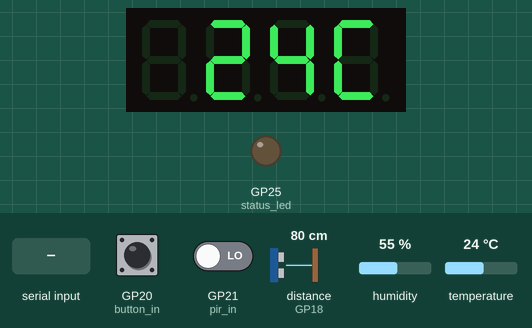
This program was run on a simulated Raspberry Pi Pico running MicroPython. Shown: 4-digit seven-segment display, output pins drawn as LEDs (lit = HIGH). The test bench sets the inputs (shaded band); at power-on: temperature 24 °C, GP20 (button_in) HIGH, GP21 (pir_in) LOW, distance to the obstacle (sensor on GP18) 80 cm, humidity 55 %. The echo pulse lasts 58.3 µs per cm; library files of the repository ran but are not shown: i2c_lcd.py; pins used as bus, display or sensor lines are not drawn; what the program prints to the serial console is not drawn.

Above: at 1.2 s.
1.3 s: "UNIT_F" typed at the serial console, then Enter
At 3.1 s:
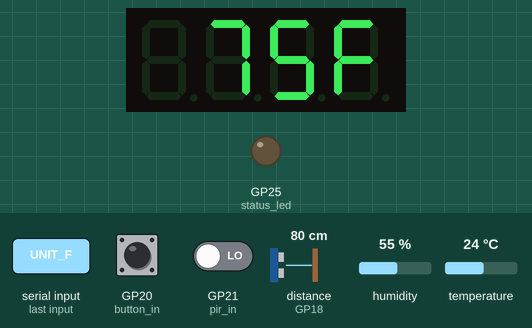
3.5 s: temperature set to 33 °C
At 5.5 s:
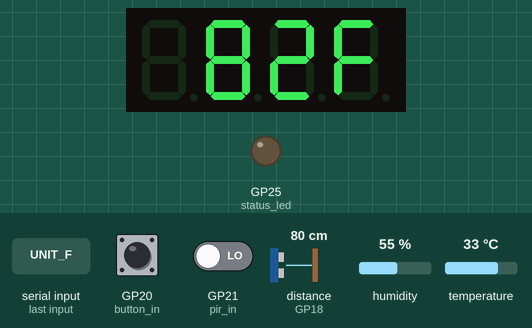
6.5 s: "UNIT_C" typed at the serial console, then Enter
At 9.0 s:
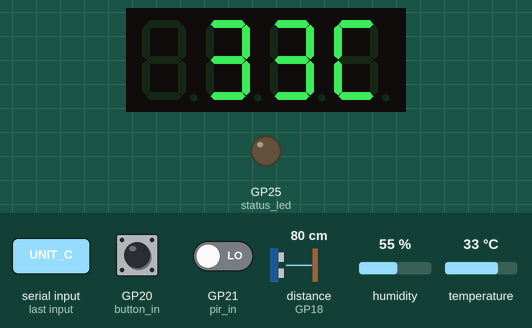
9.6 s: temperature set to 6 °C
At 10.9 s:
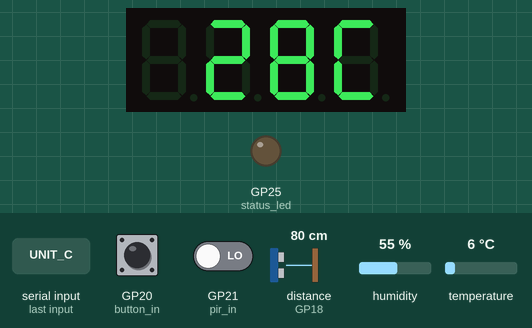
12.6 s: temperature set to 3 °C
At 16.0 s:
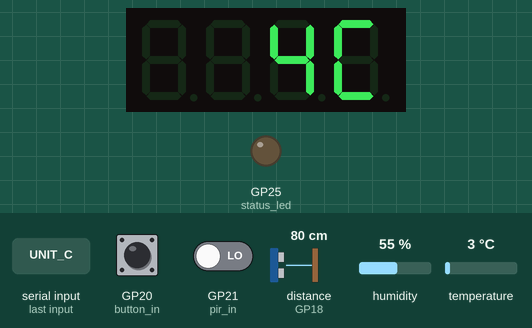
Timing chart, 0 to 17.5 s (numbered marks = the images above; inputs shaded):
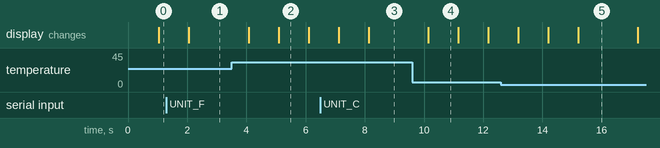

Measured:
- after the input at 1.3 s, the display: changes after 0.76 s (image 1)
- after the input at 3.5 s, the display: first changes after 0.58 s (image 2 shows a later state)
- after the input at 6.5 s, the display: first changes after 0.61 s (image 3 shows a later state)
- after the input at 9.6 s, the display: changes after 0.55 s (image 4)
- what the display in image 2 shows lasts 1.0 s, from 5.1 s to 6.1 s

The program:

main.py
```python
from machine import I2C, Pin, PWM, time_pulse_us
import dht
import sys
import time

try:
    import ujson as json
except ImportError:
    import json

try:
    import uselect as select
except ImportError:
    try:
        import select  # type: ignore
    except ImportError:
        select = None

"""
Pico security firmware for the final hardware build in the photo.

Primary hardware:
- PIR motion sensor for human presence
- HC-SR04 ultrasonic sensor for proximity / motion confirmation
- DHT11 temperature / humidity sensor
- I2C 16x2 LCD for distance and alarm state
- buzzer and status LED for the alarm
- arm/disarm button

Optional hardware:
- TM1637 4-digit display for temperature
- tilt switch for Celsius/Fahrenheit selection

If your wiring differs, change the pin constants at the top.
"""


# -----------------------------
# Pin mapping
# -----------------------------
BUZZER_PIN = 17
ULTRASONIC_TRIG_PIN = 16
ULTRASONIC_ECHO_PIN = 18

PIR_PIN = 21
HUMAN_TRIGGER_PIN = PIR_PIN  # Alias kept for compatibility with earlier code

DHT11_PIN = 28

TM1637_DIO_PIN = 14
TM1637_CLK_PIN = 15

STATUS_LED_PIN = 25
ARM_BUTTON_PIN = 20

I2C_SDA_PIN = 0
I2C_SCL_PIN = 1
LCD_ROWS = 2
LCD_COLS = 16
LCD_ADDR_CANDIDATES = (0x27, 0x3F)

# Optional tilt switch input. Leave as None unless you wire one.
TEMP_UNIT_SWITCH_PIN = None
TEMP_UNIT_SWITCH_ACTIVE_HIGH = True


# -----------------------------
# Tuning
# -----------------------------
ALARM_DURATION_MS = 30_000
FLASH_INTERVAL_MS = 140
DISPLAY_UPDATE_MS = 250
TEMP_UPDATE_MS = 1_000
DEBOUNCE_MS = 50

BOOT_GRACE_MS = 8_000

PIR_ACTIVE_HIGH = True
BUTTON_ACTIVE_LOW = True

DISTANCE_NEAR_CM = 80.0
DISTANCE_DELTA_CM = 15.0
PIR_HOLD_MS = 1_250
SONAR_STABLE_READS = 2

BEEP_FREQ = 2_100
BEEP_DUTY = 32_768


# -----------------------------
# Optional libraries
# -----------------------------
try:
    import tm1637  # type: ignore
except ImportError:
    tm1637 = None

try:
    from i2c_lcd import I2cLcd  # type: ignore
except ImportError:
    I2cLcd = None


# -----------------------------
# Helpers
# -----------------------------
def emit(message):
    try:
        print(message)
        sys.stdout.flush()
    except Exception:
        pass


# -----------------------------
# Hardware setup
# -----------------------------
pir_in = Pin(PIR_PIN, Pin.IN, Pin.PULL_DOWN)
button_in = Pin(ARM_BUTTON_PIN, Pin.IN, Pin.PULL_UP)
temp_unit_switch = None
if TEMP_UNIT_SWITCH_PIN is not None:
    temp_unit_switch = Pin(TEMP_UNIT_SWITCH_PIN, Pin.IN, Pin.PULL_DOWN)

status_led = Pin(STATUS_LED_PIN, Pin.OUT)
buzzer = PWM(Pin(BUZZER_PIN))
buzzer.duty_u16(0)

ultrasonic_trig = Pin(ULTRASONIC_TRIG_PIN, Pin.OUT)
ultrasonic_echo = Pin(ULTRASONIC_ECHO_PIN, Pin.IN)
ultrasonic_trig.value(0)

dht_sensor = dht.DHT11(Pin(DHT11_PIN))

tm_display = None
if tm1637 is not None:
    try:
        tm_display = tm1637.TM1637(Pin(TM1637_CLK_PIN), Pin(TM1637_DIO_PIN))
    except Exception as exc:
        emit("TM1637 init failed: {}".format(exc))
        tm_display = None

lcd = None
# LCD disabled due to persistent encoding errors
# All sensor data available on web dashboard at http://127.0.0.1:8000

# -----------------------------
# Helpers
# -----------------------------
def buzzer_on():
    buzzer.freq(BEEP_FREQ)
    buzzer.duty_u16(BEEP_DUTY)


def buzzer_off():
    buzzer.duty_u16(0)


def led_on():
    status_led.value(1)


def led_off():
    status_led.value(0)


def outputs_off():
    buzzer_off()
    led_off()


def is_pir_triggered():
    value = pir_in.value()
    return value == 1 if PIR_ACTIVE_HIGH else value == 0


def is_button_pressed():
    value = button_in.value()
    return value == 0 if BUTTON_ACTIVE_LOW else value == 1


def read_distance_cm():
    try:
        ultrasonic_trig.value(0)
        time.sleep_us(2)
        ultrasonic_trig.value(1)
        time.sleep_us(10)
        ultrasonic_trig.value(0)

        pulse = time_pulse_us(ultrasonic_echo, 1, 30_000)
        if pulse < 0:
            return None
        distance_cm = pulse / 58.0
        if distance_cm > 400 or distance_cm < 2:  # Filter invalid readings
            return None
        return distance_cm
    except Exception as exc:
        emit("Distance sensor error: {}".format(exc))
        return None


def read_environment():
    try:
        dht_sensor.measure()
        temperature_c = float(dht_sensor.temperature())
        humidity = float(dht_sensor.humidity())
        temperature_samples.append(temperature_c)
        humidity_samples.append(humidity)
        if len(temperature_samples) > 5:
            temperature_samples.pop(0)
        if len(humidity_samples) > 5:
            humidity_samples.pop(0)
        return average(temperature_samples), average(humidity_samples)
    except Exception:
        return average(temperature_samples), average(humidity_samples)


def average(samples):
    if not samples:
        return None
    return sum(samples) / len(samples)


def get_temperature_unit():
    if temp_unit_override in ("C", "F"):
        return temp_unit_override

    if temp_unit_switch is None:
        return "C"

    value = temp_unit_switch.value()
    if TEMP_UNIT_SWITCH_ACTIVE_HIGH:
        return "F" if value == 1 else "C"
    return "F" if value == 0 else "C"


def update_tm1637_temperature(temp_c):
    if tm_display is None:
        return

    if temp_c is None:
        try:
            tm_display.show("    ")
        except Exception:
            pass
        return

    unit = get_temperature_unit()
    value = int(round(temp_c * 9 / 5 + 32)) if unit == "F" else int(round(temp_c))
    try:
        tm_display.show("{:>3}{}".format(value, unit))
    except Exception:
        try:
            tm_display.number(value)
        except Exception:
            pass


last_lcd = ("", "")
last_lcd_update = 0
LCD_UPDATE_INTERVAL_MS = 2000  # Only update LCD every 2 seconds


def pad_text(text, width):
    if text is None:
        text = ""
    text = str(text)
    # Filter to only ASCII characters to avoid LCD encoding issues
    text = ''.join(c for c in text if ord(c) < 128)
    if len(text) >= width:
        return text[:width]
    return text + (" " * (width - len(text)))


def update_lcd(line1, line2):
    global last_lcd, lcd, last_lcd_update

    if lcd is None:
        return

    text1 = pad_text(line1, LCD_COLS)
    text2 = pad_text(line2, LCD_COLS)

    if last_lcd == (text1, text2):
        return

    # Only update LCD every 2 seconds to reduce errors
    now = time.ticks_ms()
    if time.ticks_diff(now, last_lcd_update) < LCD_UPDATE_INTERVAL_MS:
        return

    try:
        lcd.clear()
        lcd.move_to(0, 0)
        lcd.putstr(text1)
        lcd.move_to(0, 1)
        lcd.putstr(text2)
        last_lcd = (text1, text2)
        last_lcd_update = now
    except Exception as exc:
        emit("LCD update failed: {} | text1: {} | text2: {}".format(exc, repr(text1), repr(text2)))
        # Don't disable LCD on error, just skip this update
        last_lcd = (text1, text2)
        last_lcd_update = now


def format_distance(distance_cm):
    if distance_cm is None:
        return "NO DIST"
    return "{:.0f} CM".format(distance_cm)


def set_armed(value):
    global armed, alarm_active, led_state, alarm_until, remote_alarm_active, alarm_reason_text

    armed = value
    if not armed:
        alarm_active = False
        remote_alarm_active = False
        alarm_reason_text = "idle"
        led_state = False
        alarm_until = 0
        outputs_off()
        emit("System disarmed")
    else:
        emit("System armed")


def start_alarm(reason, distance_cm, temp_c):
    global alarm_active, alarm_until, alarm_reason_text, beep_count

    alarm_active = True
    alarm_until = time.ticks_add(time.ticks_ms(), ALARM_DURATION_MS)
    alarm_reason_text = reason
    beep_count = 0  # Reset beep counter when alarm starts
    emit("ALARM: {}".format(reason))
    if distance_cm is not None:
        emit("Distance: {:.1f} cm".format(distance_cm))
    if temp_c is not None:
        emit("Temperature: {:.1f} C".format(temp_c))
    if last_humidity is not None:
        emit("Humidity: {:.0f}%".format(last_humidity))


def init_serial_input():
    global serial_poll, serial_stdin

    if select is None:
        return

    try:
        serial_stdin = sys.stdin
        serial_poll = select.poll()
        serial_poll.register(serial_stdin, select.POLLIN)
    except Exception:
        serial_poll = None
        serial_stdin = None


def read_serial_commands():
    global remote_alarm_active, temp_unit_override

    if serial_poll is None or serial_stdin is None:
        return

    try:
        while serial_poll.poll(0):
            line = serial_stdin.readline()
            if not line:
                return

            cmd = line.strip().upper()
            if not cmd:
                continue

            if cmd in ("ALARM_ON", "ALARM 1", "ALARM=1"):
                remote_alarm_active = True
                print("Remote alarm enabled")
            elif cmd in ("ALARM_OFF", "ALARM 0", "ALARM=0"):
                remote_alarm_active = False
                print("Remote alarm cleared")
            elif cmd.startswith("UNIT "):
                unit = cmd.split(" ", 1)[1].strip()[:1]
                temp_unit_override = unit if unit in ("C", "F") else None
            elif cmd == "UNIT_C":
                temp_unit_override = "C"
            elif cmd == "UNIT_F":
                temp_unit_override = "F"
    except Exception:
        pass


def publish_status(now, distance_cm, temperature_c, humidity, pir_recent, sonar_motion):
    payload = {
        "armed": armed,
        "alarm": alarm_active,
        "remote_alarm": remote_alarm_active,
        "alarm_reason": alarm_reason_text,
        "distance_cm": distance_cm,
        "temperature_c": temperature_c,
        "humidity": humidity,
        "pir": pir_recent,
        "sonar": sonar_motion,
        "display_unit": get_temperature_unit(),
        "uptime_ms": now,
    }
    try:
        emit(json.dumps(payload))
    except Exception:
        pass


# -----------------------------
# State
# -----------------------------
armed = False
alarm_active = False
alarm_until = 0
led_state = False
remote_alarm_active = False
temp_unit_override = None
serial_poll = None
serial_stdin = None
alarm_reason_text = "idle"

pir_latched_until = 0
last_distance_cm = None
last_temperature_c = None
last_humidity = None
temperature_samples = []
humidity_samples = []
stable_near_reads = 0

last_button_raw = is_button_pressed()
last_button_change = time.ticks_ms()
button_latched = False

last_flash = 0
last_display_update = 0
last_temp_update = 0
boot_started_ms = time.ticks_ms()

# Beep counter for limited alarm beeps
beep_count = 0
max_beeps = 4
beep_interval_ms = 300
last_beep_time = 0


emit("Pico security system booted")
emit("Hardware profile: PIR + ultrasonic + LCD")
outputs_off()
update_lcd("SYSTEM DISARMED", "PRESS BUTTON TO ARM")
init_serial_input()

last_status_publish = 0


while True:
    now = time.ticks_ms()

    read_serial_commands()

    # Button debounce for arm/disarm.
    button_raw = is_button_pressed()
    if button_raw != last_button_raw:
        last_button_raw = button_raw
        last_button_change = now
        button_latched = False
    elif button_raw and not button_latched and time.ticks_diff(now, last_button_change) >= DEBOUNCE_MS:
        set_armed(not armed)
        button_latched = True
        last_lcd = ("", "")

    # Read sensors.
    pir_now = is_pir_triggered()
    if pir_now:
        pir_latched_until = time.ticks_add(now, PIR_HOLD_MS)
    pir_recent = time.ticks_diff(pir_latched_until, now) > 0

    distance_cm = read_distance_cm()
    sonar_motion = False
    if distance_cm is not None:
        if distance_cm <= DISTANCE_NEAR_CM:
            stable_near_reads += 1
        else:
            stable_near_reads = 0

        if stable_near_reads >= SONAR_STABLE_READS:
            sonar_motion = True

        if last_distance_cm is not None and abs(distance_cm - last_distance_cm) >= DISTANCE_DELTA_CM:
            sonar_motion = True
        last_distance_cm = distance_cm

    if time.ticks_diff(now, last_temp_update) >= TEMP_UPDATE_MS:
        last_temp_update = now
        last_temperature_c, last_humidity = read_environment()
        if last_temperature_c is not None:
            update_tm1637_temperature(last_temperature_c)
            emit(
                "DHT11: {:.1f} C, {:.0f}% RH".format(
                    last_temperature_c,
                    last_humidity if last_humidity is not None else 0,
                )
            )

    # Trigger policy: PIR presence plus ultrasonic confirmation.
    boot_ready = time.ticks_diff(now, boot_started_ms) >= BOOT_GRACE_MS
    local_intrusion = boot_ready and pir_recent and sonar_motion
    alarm_should_be_on = armed and (remote_alarm_active or local_intrusion)
    if alarm_should_be_on and not alarm_active:
        if remote_alarm_active and not local_intrusion:
            start_alarm("remote unknown person", distance_cm, last_temperature_c)
        else:
            start_alarm("pir + ultrasonic", distance_cm, last_temperature_c)

    alarm_active = alarm_should_be_on
    if alarm_active:
        alarm_until = time.ticks_add(now, ALARM_DURATION_MS)

    # Alarm outputs.
    if armed and alarm_active:
        if beep_count < max_beeps:
            if time.ticks_diff(now, last_beep_time) >= beep_interval_ms:
                last_beep_time = now
                beep_count += 1
                led_state = not led_state
                status_led.value(1 if led_state else 0)
                if led_state:
                    buzzer_on()
                else:
                    buzzer_off()
        else:
            emit("Alarm finished")
            alarm_active = False
            led_state = False
            remote_alarm_active = False
            alarm_reason_text = "idle"
            beep_count = 0
            outputs_off()
    else:
        outputs_off()

    # LCD status - show only distance data
    if time.ticks_diff(now, last_display_update) >= DISPLAY_UPDATE_MS:
        last_display_update = now

        line1 = format_distance(distance_cm)
        line2 = ""  # Empty second line for simplicity

        update_lcd(line1, line2)

    if time.ticks_diff(now, last_status_publish) >= 1000:
        last_status_publish = now
        publish_status(now, distance_cm, last_temperature_c, last_humidity, pir_recent, sonar_motion)

    time.sleep_ms(20)
```
